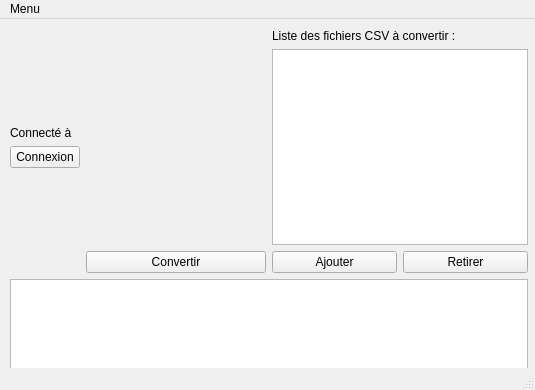
<?xml version="1.0" encoding="UTF-8"?>
<ui version="4.0">
 <class>MainWindow</class>
 <widget class="QMainWindow" name="MainWindow">
  <property name="enabled">
   <bool>true</bool>
  </property>
  <property name="geometry">
   <rect>
    <x>0</x>
    <y>0</y>
    <width>535</width>
    <height>390</height>
   </rect>
  </property>
  <property name="sizePolicy">
   <sizepolicy hsizetype="Minimum" vsizetype="Fixed">
    <horstretch>0</horstretch>
    <verstretch>0</verstretch>
   </sizepolicy>
  </property>
  <property name="minimumSize">
   <size>
    <width>535</width>
    <height>390</height>
   </size>
  </property>
  <property name="maximumSize">
   <size>
    <width>535</width>
    <height>390</height>
   </size>
  </property>
  <property name="windowTitle">
   <string>Convert CSV to SQL</string>
  </property>
  <property name="windowIcon">
   <iconset resource="Images.qrc">
    <normaloff>:/Icônes/SQL.png</normaloff>:/Icônes/SQL.png</iconset>
  </property>
  <widget class="QWidget" name="centralwidget">
   <widget class="QWidget" name="layoutWidget">
    <property name="geometry">
     <rect>
      <x>10</x>
      <y>10</y>
      <width>518</width>
      <height>350</height>
     </rect>
    </property>
    <layout class="QGridLayout" name="TotalLayout">
     <item row="0" column="0">
      <layout class="QFormLayout" name="LetfLayout">
       <item row="0" column="0" colspan="2">
        <widget class="QLabel" name="logo">
         <property name="text">
          <string>&lt;html&gt;&lt;head/&gt;&lt;body&gt;&lt;p&gt;&lt;img src=&quot;:/logo/CVS_to_JSON_to_SQL.png&quot;/&gt;&lt;/p&gt;&lt;/body&gt;&lt;/html&gt;</string>
         </property>
        </widget>
       </item>
       <item row="2" column="0">
        <layout class="QGridLayout" name="LayoutDB">
         <item row="0" column="0">
          <widget class="QLabel" name="l_Connectedto">
           <property name="text">
            <string>Connecté à </string>
           </property>
          </widget>
         </item>
         <item row="1" column="0">
          <widget class="QPushButton" name="pb_EditConnection">
           <property name="maximumSize">
            <size>
             <width>70</width>
             <height>16777215</height>
            </size>
           </property>
           <property name="text">
            <string>Connexion</string>
           </property>
          </widget>
         </item>
        </layout>
       </item>
       <item row="4" column="1">
        <widget class="QPushButton" name="pb_Convert">
         <property name="text">
          <string>Convertir</string>
         </property>
        </widget>
       </item>
       <item row="3" column="1">
        <spacer name="verticalSpacer">
         <property name="orientation">
          <enum>Qt::Vertical</enum>
         </property>
         <property name="sizeHint" stdset="0">
          <size>
           <width>20</width>
           <height>40</height>
          </size>
         </property>
        </spacer>
       </item>
       <item row="1" column="0">
        <spacer name="verticalSpacer_2">
         <property name="orientation">
          <enum>Qt::Vertical</enum>
         </property>
         <property name="sizeHint" stdset="0">
          <size>
           <width>20</width>
           <height>40</height>
          </size>
         </property>
        </spacer>
       </item>
      </layout>
     </item>
     <item row="0" column="1">
      <layout class="QGridLayout" name="RightgridLayout">
       <item row="2" column="0">
        <widget class="QPushButton" name="pb_Add">
         <property name="text">
          <string>Ajouter</string>
         </property>
        </widget>
       </item>
       <item row="0" column="0" colspan="2">
        <widget class="QLabel" name="l_List">
         <property name="text">
          <string>Liste des fichiers CSV à convertir :</string>
         </property>
        </widget>
       </item>
       <item row="2" column="1">
        <widget class="QPushButton" name="pb_Remove">
         <property name="text">
          <string>Retirer</string>
         </property>
        </widget>
       </item>
       <item row="1" column="0" colspan="2">
        <widget class="QListWidget" name="lw_CSVfiles">
         <property name="cursor" stdset="0">
          <cursorShape>PointingHandCursor</cursorShape>
         </property>
        </widget>
       </item>
      </layout>
     </item>
     <item row="1" column="0" colspan="2">
      <widget class="QListWidget" name="lw_Validation">
       <property name="maximumSize">
        <size>
         <width>16777215</width>
         <height>100</height>
        </size>
       </property>
       <property name="cursor" stdset="0">
        <cursorShape>PointingHandCursor</cursorShape>
       </property>
      </widget>
     </item>
    </layout>
   </widget>
  </widget>
  <widget class="QMenuBar" name="menubar">
   <property name="geometry">
    <rect>
     <x>0</x>
     <y>0</y>
     <width>535</width>
     <height>21</height>
    </rect>
   </property>
   <widget class="QMenu" name="menuMenu">
    <property name="title">
     <string>Menu</string>
    </property>
    <addaction name="actionHelp"/>
   </widget>
   <addaction name="menuMenu"/>
  </widget>
  <widget class="QStatusBar" name="statusbar"/>
  <action name="actionHelp">
   <property name="icon">
    <iconset resource="Images.qrc">
     <normaloff>:/Icônes/help.png</normaloff>:/Icônes/help.png</iconset>
   </property>
   <property name="text">
    <string>Help</string>
   </property>
   <property name="shortcut">
    <string>F1</string>
   </property>
  </action>
 </widget>
 <tabstops>
  <tabstop>pb_EditConnection</tabstop>
  <tabstop>pb_Add</tabstop>
  <tabstop>pb_Remove</tabstop>
  <tabstop>lw_CSVfiles</tabstop>
  <tabstop>lw_Validation</tabstop>
 </tabstops>
 <resources>
  <include location="Images.qrc"/>
 </resources>
 <connections/>
 <slots>
  <slot>goEditConnection()</slot>
 </slots>
</ui>
